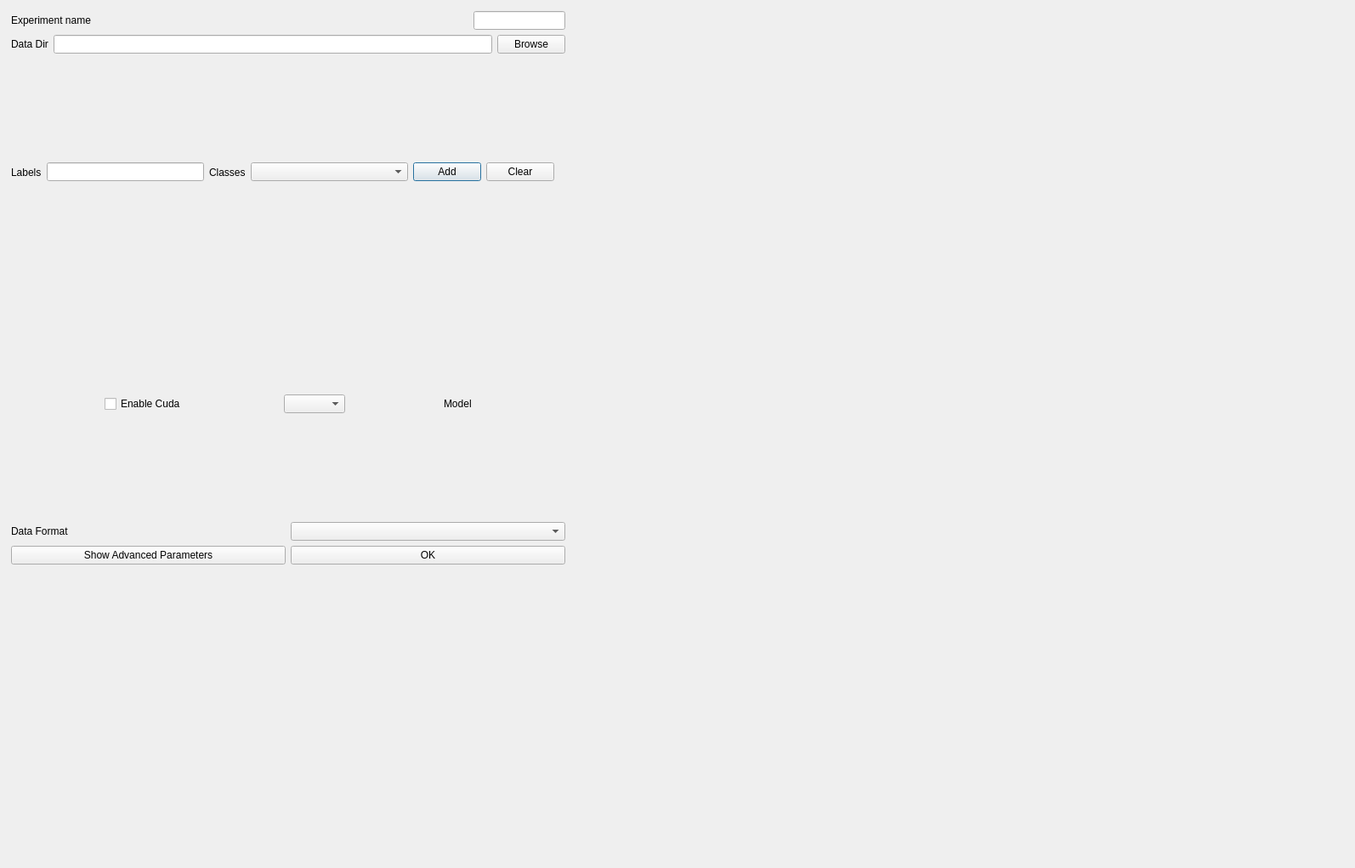
<?xml version="1.0" encoding="UTF-8"?>
<ui version="4.0">
 <class>Dialog</class>
 <widget class="QDialog" name="Dialog">
  <property name="geometry">
   <rect>
    <x>0</x>
    <y>0</y>
    <width>1594</width>
    <height>1021</height>
   </rect>
  </property>
  <property name="windowTitle">
   <string>Dialog</string>
  </property>
  <widget class="QWidget" name="verticalLayoutWidget">
   <property name="geometry">
    <rect>
     <x>13</x>
     <y>13</y>
     <width>652</width>
     <height>651</height>
    </rect>
   </property>
   <layout class="QVBoxLayout" name="verticalLayout">
    <item>
     <layout class="QHBoxLayout" name="horizontalLayout">
      <item>
       <widget class="QLabel" name="label_4">
        <property name="text">
         <string>Experiment name</string>
        </property>
       </widget>
      </item>
      <item>
       <widget class="QLineEdit" name="exp_name">
        <property name="sizePolicy">
         <sizepolicy hsizetype="Fixed" vsizetype="Fixed">
          <horstretch>0</horstretch>
          <verstretch>0</verstretch>
         </sizepolicy>
        </property>
        <property name="text">
         <string/>
        </property>
       </widget>
      </item>
     </layout>
    </item>
    <item>
     <layout class="QHBoxLayout" name="horizontalLayout_3">
      <item>
       <widget class="QLabel" name="label_2">
        <property name="text">
         <string>Data Dir</string>
        </property>
       </widget>
      </item>
      <item>
       <widget class="QLineEdit" name="data_dir">
        <property name="text">
         <string/>
        </property>
       </widget>
      </item>
      <item>
       <widget class="QPushButton" name="browse">
        <property name="text">
         <string>Browse</string>
        </property>
        <property name="autoDefault">
         <bool>false</bool>
        </property>
       </widget>
      </item>
     </layout>
    </item>
    <item>
     <layout class="QHBoxLayout" name="horizontalLayout_5">
      <property name="sizeConstraint">
       <enum>QLayout::SetDefaultConstraint</enum>
      </property>
      <item>
       <widget class="QLabel" name="label_5">
        <property name="text">
         <string>Labels</string>
        </property>
       </widget>
      </item>
      <item>
       <widget class="QLineEdit" name="labels"/>
      </item>
      <item>
       <widget class="QLabel" name="label_7">
        <property name="text">
         <string>Classes</string>
        </property>
       </widget>
      </item>
      <item>
       <widget class="QComboBox" name="labels_to_classes">
        <property name="sizePolicy">
         <sizepolicy hsizetype="Expanding" vsizetype="Fixed">
          <horstretch>0</horstretch>
          <verstretch>0</verstretch>
         </sizepolicy>
        </property>
       </widget>
      </item>
      <item>
       <widget class="QPushButton" name="add_labels">
        <property name="text">
         <string>Add</string>
        </property>
       </widget>
      </item>
      <item>
       <widget class="QPushButton" name="clear_labels">
        <property name="text">
         <string>Clear</string>
        </property>
       </widget>
      </item>
      <item>
       <widget class="QLabel" name="labels_to_classes_list">
        <property name="text">
         <string/>
        </property>
       </widget>
      </item>
     </layout>
    </item>
    <item>
     <layout class="QHBoxLayout" name="horizontalLayout_7">
      <property name="sizeConstraint">
       <enum>QLayout::SetFixedSize</enum>
      </property>
      <item>
       <widget class="QCheckBox" name="use_cuda">
        <property name="sizePolicy">
         <sizepolicy hsizetype="Fixed" vsizetype="Fixed">
          <horstretch>0</horstretch>
          <verstretch>0</verstretch>
         </sizepolicy>
        </property>
        <property name="text">
         <string>Enable Cuda</string>
        </property>
       </widget>
      </item>
      <item>
       <widget class="QComboBox" name="model_name">
        <property name="sizePolicy">
         <sizepolicy hsizetype="Fixed" vsizetype="Fixed">
          <horstretch>0</horstretch>
          <verstretch>0</verstretch>
         </sizepolicy>
        </property>
       </widget>
      </item>
      <item>
       <widget class="QLabel" name="label">
        <property name="sizePolicy">
         <sizepolicy hsizetype="Fixed" vsizetype="Preferred">
          <horstretch>0</horstretch>
          <verstretch>0</verstretch>
         </sizepolicy>
        </property>
        <property name="text">
         <string>Model</string>
        </property>
       </widget>
      </item>
     </layout>
    </item>
    <item>
     <layout class="QHBoxLayout" name="horizontalLayout_4">
      <item>
       <widget class="QLabel" name="label_3">
        <property name="text">
         <string>Data Format</string>
        </property>
       </widget>
      </item>
      <item>
       <widget class="QComboBox" name="data_format"/>
      </item>
     </layout>
    </item>
    <item>
     <layout class="QHBoxLayout" name="horizontalLayout_8">
      <item>
       <widget class="QPushButton" name="advanced_parameters">
        <property name="text">
         <string>Show Advanced Parameters</string>
        </property>
       </widget>
      </item>
      <item>
       <widget class="QPushButton" name="first_ok">
        <property name="enabled">
         <bool>true</bool>
        </property>
        <property name="text">
         <string>OK</string>
        </property>
       </widget>
      </item>
     </layout>
    </item>
   </layout>
  </widget>
 </widget>
 <resources/>
 <connections/>
</ui>
